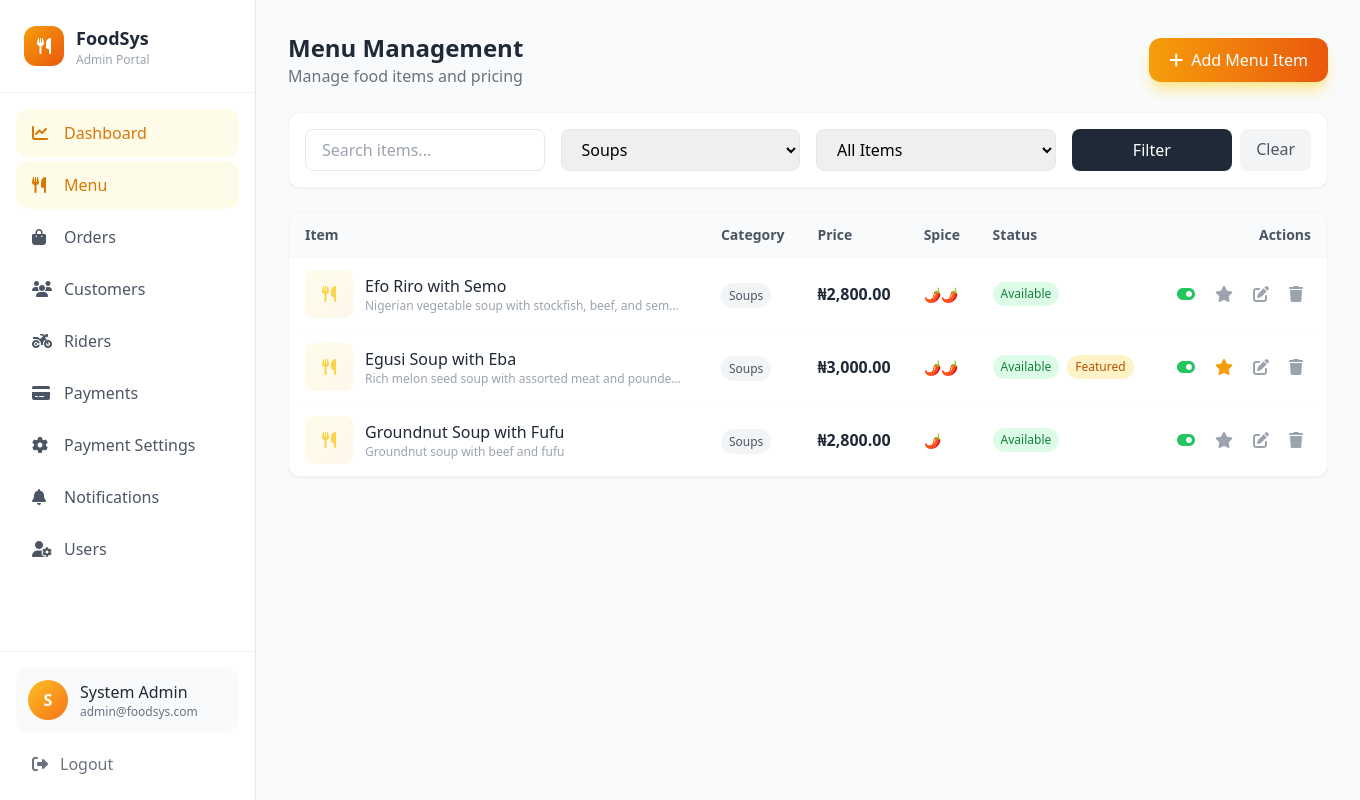
/admin/menu.php?category=Soups (signed in), run on the app's committed database.
### tables this page shows
CREATE TABLE IF NOT EXISTS `menu_items` (
  `id` INT UNSIGNED NOT NULL AUTO_INCREMENT,
  `name` VARCHAR(200) NOT NULL,
  `description` TEXT DEFAULT NULL,
  `price` DECIMAL(10,2) NOT NULL,
  `category` VARCHAR(100) DEFAULT 'Main',
  `image_url` VARCHAR(500) DEFAULT NULL,
  `is_available` TINYINT(1) DEFAULT 1,
  `is_featured` TINYINT(1) DEFAULT 0,
  `preparation_time` INT UNSIGNED DEFAULT 30 COMMENT 'in minutes',
  `spice_level` ENUM('none', 'mild', 'medium', 'hot') DEFAULT 'medium',
  `tags` VARCHAR(500) DEFAULT NULL COMMENT 'comma-separated tags',
  `created_at` TIMESTAMP DEFAULT CURRENT_TIMESTAMP,
  `updated_at` TIMESTAMP DEFAULT CURRENT_TIMESTAMP ON UPDATE CURRENT_TIMESTAMP,
  PRIMARY KEY (`id`),
  KEY `idx_category` (`category`),
  KEY `idx_available` (`is_available`),
  KEY `idx_featured` (`is_featured`)
);

### config/config.php (called while the page is built, shortened)
<?php
spl_autoload_register(function ($class) {
    $file = CLASSES_PATH . '/' . $class . '.php';
});
require_once CLASSES_PATH . '/Database.php';
function formatCurrency($amount) {
    return DEFAULT_CURRENCY . number_format($amount, 2);
}

### classes/Database.php (called while the page is built, shortened)
<?php
class Database {
    private static $instance = null;
    private $connection;
    private function __construct() {
        try {
            $this->connection = new mysqli(
                DB_HOST,
                DB_USER,
                DB_PASS,
                DB_NAME
            );
            $this->connection->set_charset(DB_CHARSET);
        } catch (Exception $e) {
            throw new Exception("Database connection error: " . $e->getMessage());
        }
    }
    public static function getInstance() {
        if (self::$instance === null) {
            self::$instance = new self();
        }
        return self::$instance;
    }
    public function select($query, $params = []) {
        $stmt = $this->prepare($query, $params);
        $result = $stmt->get_result();
        $rows = [];
        while ($row = $result->fetch_assoc()) {
            $rows[] = $row;
        }
        return $rows;
    }
    private function prepare($query, $params = []) {
        $stmt = $this->connection->prepare($query);
        if (!empty($params)) {
            $types = '';
            $values = [];
            foreach ($params as $param) {
                if (is_int($param)) {
                    $types .= 'i';
                    $values[] = $param;
                } elseif (is_float($param)) {
                    $types .= 'd';
                    $values[] = $param;
                } elseif (is_null($param)) {
                    $types .= 's';
                    $values[] = null;
                } else {
                    $types .= 's';
                    $values[] = $param;
                }
            }
            if (!empty($types)) {
                array_unshift($values, $types);
                call_user_func_array([$stmt, 'bind_param'], $this->refValues($values));
            }
        }
        $result = $stmt->execute();
        return $stmt;
    }
    private function refValues($arr) {
        $refs = [];
        foreach ($arr as $key => $value) {
            $refs[$key] = &$arr[$key];
        }
        return $refs;
    }
}

### classes/MenuItem.php (called while the page is built, shortened)
<?php
class MenuItem {
    private $db;
    public function __construct() {
        $this->db = Database::getInstance();
    }
    public function getAll($filters = []) {
        $where = "WHERE 1=1";
        $params = [];
        if (!empty($filters['category'])) {
            $where .= " AND category = ?";
            $params[] = $filters['category'];
        }
        $orderBy = $filters['order_by'] ?? 'category ASC, name ASC';
        return $this->db->select(
            "SELECT * FROM menu_items $where ORDER BY $orderBy",
            $params
        );
    }
    public function getCategories() {
        $result = $this->db->select(
            "SELECT DISTINCT category FROM menu_items WHERE is_available = 1 ORDER BY category ASC"
        );
        return array_column($result, 'category');
    }
}

### admin/menu.php (the view, shortened to what this page needs)
<?php
require_once dirname(__DIR__) . '/config/config.php';
$menuItem = new MenuItem();
require_once INCLUDES_PATH . '/header.php';
$filters = [
    'category' => $_GET['category'] ?? '',
    'available' => isset($_GET['available']) ? $_GET['available'] === '1' : null,
    'search' => $_GET['search'] ?? '',
];
$menuItems = $menuItem->getAll($filters);
$categories = $menuItem->getCategories();
?>
<div class="flex flex-col md:flex-row md:items-center md:justify-between gap-4 mb-6">
    <div>
        <h1 class="text-2xl font-bold text-gray-800">Menu Management</h1>
        <p class="text-gray-500">Manage food items and pricing</p>
    </div>
    <button onclick="openNewItemModal()" class="inline-flex items-center gap-2 px-5 py-2.5 bg-gradient-to-r from-amber-500 to-orange-600 text-white font-medium rounded-xl hover:from-amber-600 hover:to-orange-700 transition-all shadow-lg shadow-amber-200">
        <i class="fas fa-plus"></i>
        <span>Add Menu Item</span>
    </button>
</div>
<div class="bg-white rounded-xl border border-gray-100 p-4 mb-6 shadow-sm">
    <form method="GET" action="" class="grid grid-cols-1 md:grid-cols-4 gap-4">
        <div>
            <input type="text" name="search" value="<?php echo htmlspecialchars($filters['search']); ?>" placeholder="Search items..." class="w-full px-4 py-2 border border-gray-200 rounded-lg focus:ring-2 focus:ring-amber-500 focus:border-amber-500">
        </div>
        <div>
            <select name="category" class="w-full px-4 py-2 border border-gray-200 rounded-lg focus:ring-2 focus:ring-amber-500 focus:border-amber-500">
                <?php foreach ($categories as $cat): ?>
                <option value="<?php echo htmlspecialchars($cat); ?>" <?php echo $filters['category'] === $cat ? 'selected' : ''; ?>><?php echo htmlspecialchars($cat); ?></option>
                <?php endforeach; ?>
            </select>
        </div>
        <div>
            <select name="available" class="w-full px-4 py-2 border border-gray-200 rounded-lg focus:ring-2 focus:ring-amber-500 focus:border-amber-500">
                <option value="">All Items</option>
            </select>
        </div>
        <div class="flex gap-2">
            <button type="submit" class="flex-1 px-4 py-2 bg-gray-800 text-white rounded-lg hover:bg-gray-700">Filter</button>
            <a href="menu.php" class="px-4 py-2 bg-gray-100 text-gray-600 rounded-lg hover:bg-gray-200">Clear</a>
        </div>
    </form>
</div>
<div class="bg-white rounded-xl border border-gray-100 shadow-sm overflow-hidden">
    <div class="hidden md:block overflow-x-auto">
        <table class="w-full">
            <thead class="bg-gray-50 border-b border-gray-100">
                <tr>
                    <th class="text-left px-4 py-3 text-sm font-semibold text-gray-600">Item</th>
                    <th class="text-left px-4 py-3 text-sm font-semibold text-gray-600">Category</th>
                    <th class="text-left px-4 py-3 text-sm font-semibold text-gray-600">Price</th>
                    <th class="text-left px-4 py-3 text-sm font-semibold text-gray-600">Spice</th>
                    <th class="text-left px-4 py-3 text-sm font-semibold text-gray-600">Status</th>
                    <th class="text-right px-4 py-3 text-sm font-semibold text-gray-600">Actions</th>
                </tr>
            </thead>
            <tbody class="divide-y divide-gray-50">
                <?php if (empty($menuItems)): ?>
                <tr>
                    <td colspan="6" class="px-4 py-12 text-center text-gray-400">
                        <i class="fas fa-utensils text-4xl mb-3"></i>
                        <p>No menu items found</p>
                    </td>
                </tr>
                <?php else: ?>
                    <?php foreach ($menuItems as $item): ?>
                    <tr class="hover:bg-gray-50">
                        <td class="px-4 py-3">
                            <div class="flex items-center gap-3">
                                <?php if (!empty($item['image_url'])): ?>
                                <img src="<?php echo htmlspecialchars($item['image_url']); ?>" alt="<?php echo htmlspecialchars($item['name']); ?>" class="w-12 h-12 rounded-lg object-cover">
                                <?php else: ?>
                                <div class="w-12 h-12 bg-gradient-to-br from-amber-50 to-orange-50 rounded-lg flex items-center justify-center">
                                    <i class="fas fa-utensils text-amber-300"></i>
                                </div>
                                <?php endif; ?>
                                <div>
                                    <p class="font-medium text-gray-800"><?php echo htmlspecialchars($item['name']); ?></p>
                                    <p class="text-xs text-gray-400 max-w-xs truncate"><?php echo htmlspecialchars($item['description'] ?? ''); ?></p>
                                </div>
                            </div>
                        </td>
                        <td class="px-4 py-3">
                            <span class="px-2 py-1 text-xs bg-gray-100 text-gray-600 rounded-full"><?php echo htmlspecialchars($item['category']); ?></span>
                        </td>
                        <td class="px-4 py-3">
                            <span class="font-semibold text-gray-800"><?php echo formatCurrency($item['price']); ?></span>
                        </td>
                        <td class="px-4 py-3">
                            <span class="text-sm" title="<?php echo ucfirst($item['spice_level']); ?>">
                                <?php
                                $spiceLabels = [
                                    'none' => '🚫',
                                    'mild' => '🌶️',
                                    'medium' => '🌶️🌶️',
                                    'hot' => '🌶️🌶️🌶️',
                                ];
                                echo $spiceLabels[$item['spice_level']] ?? '🌶️';
                                ?>
                            </span>
                        </td>
                        <td class="px-4 py-3">
                            <div class="flex items-center gap-2">
                                <?php if ($item['is_available']): ?>
                                <span class="px-2 py-1 text-xs bg-green-100 text-green-700 rounded-full">Available</span>
                                <?php else: ?>
                                <span class="px-2 py-1 text-xs bg-red-100 text-red-700 rounded-full">Unavailable</span>
                                <?php endif; ?>
                                <?php if ($item['is_featured']): ?>
                                <span class="px-2 py-1 text-xs bg-amber-100 text-amber-700 rounded-full">Featured</span>
                                <?php endif; ?>
                            </div>
                        </td>
                        <td class="px-4 py-3">
                            <div class="flex items-center justify-end gap-1">
                                <button onclick="toggleAvailable(<?php echo $item['id']; ?>)" class="p-2 text-gray-400 hover:text-green-600 hover:bg-green-50 rounded-lg" title="<?php echo $item['is_available'] ? 'Mark unavailable' : 'Mark available'; ?>">
                                    <i class="fas <?php echo $item['is_available'] ? 'fa-toggle-on text-green-500' : 'fa-toggle-off text-gray-300'; ?>"></i>
                                </button>
                                <button onclick="toggleFeatured(<?php echo $item['id']; ?>)" class="p-2 text-gray-400 hover:text-amber-600 hover:bg-amber-50 rounded-lg" title="Toggle featured">
                                    <i class="fas fa-star <?php echo $item['is_featured'] ? 'text-amber-500' : ''; ?>"></i>
                                </button>
                                <button onclick="editItem(<?php echo $item['id']; ?>)" class="p-2 text-gray-400 hover:text-blue-600 hover:bg-blue-50 rounded-lg" title="Edit">
                                    <i class="fas fa-edit"></i>
                                </button>
                                <button onclick="deleteItem(<?php echo $item['id']; ?>, '<?php echo htmlspecialchars($item['name'], ENT_QUOTES); ?>')" class="p-2 text-gray-400 hover:text-red-600 hover:bg-red-50 rounded-lg" title="Delete">
                                    <i class="fas fa-trash"></i>
                                </button>
                            </div>
                        </td>
                    </tr>
                    <?php endforeach; ?>
                <?php endif; ?>
            </tbody>
        </table>
    </div>
</div>
<?php require_once INCLUDES_PATH . '/footer.php'; ?>

### data on the page
menu_items: name "Efo Riro with Semo", description "Nigerian vegetable soup with stockfish, beef, and sem…", category "Soups", price "₦2,800.00", spice_level "🌶️🌶️", is_available "Available", is_featured 0 (drawn)
menu_items: name "Egusi Soup with Eba", description "Rich melon seed soup with assorted meat and pounde…", category "Soups", price "₦3,000.00", spice_level "🌶️🌶️", is_available "Available", is_featured "Featured"
menu_items: name "Groundnut Soup with Fufu", description "Groundnut soup with beef and fufu", category "Soups", price "₦2,800.00", spice_level "🌶️", is_available "Available", is_featured 0 (drawn)

### other printed values
SITE_NAME "FoodSys"
$user['role'] "Admin"
$item['name'] "Dashboard"
$item['name'] "Menu"
$item['name'] "Orders"
$item['name'] "Customers"
$item['name'] "Riders"
$item['name'] "Payments"
$item['name'] "Payment Settings"
$item['name'] "Notifications"
$item['name'] "Users"
substr($user['name'], 0, 1) "S"
$user['name'] "System Admin"
$user['email'] "admin@foodsys.com"
form field category "Soups"
